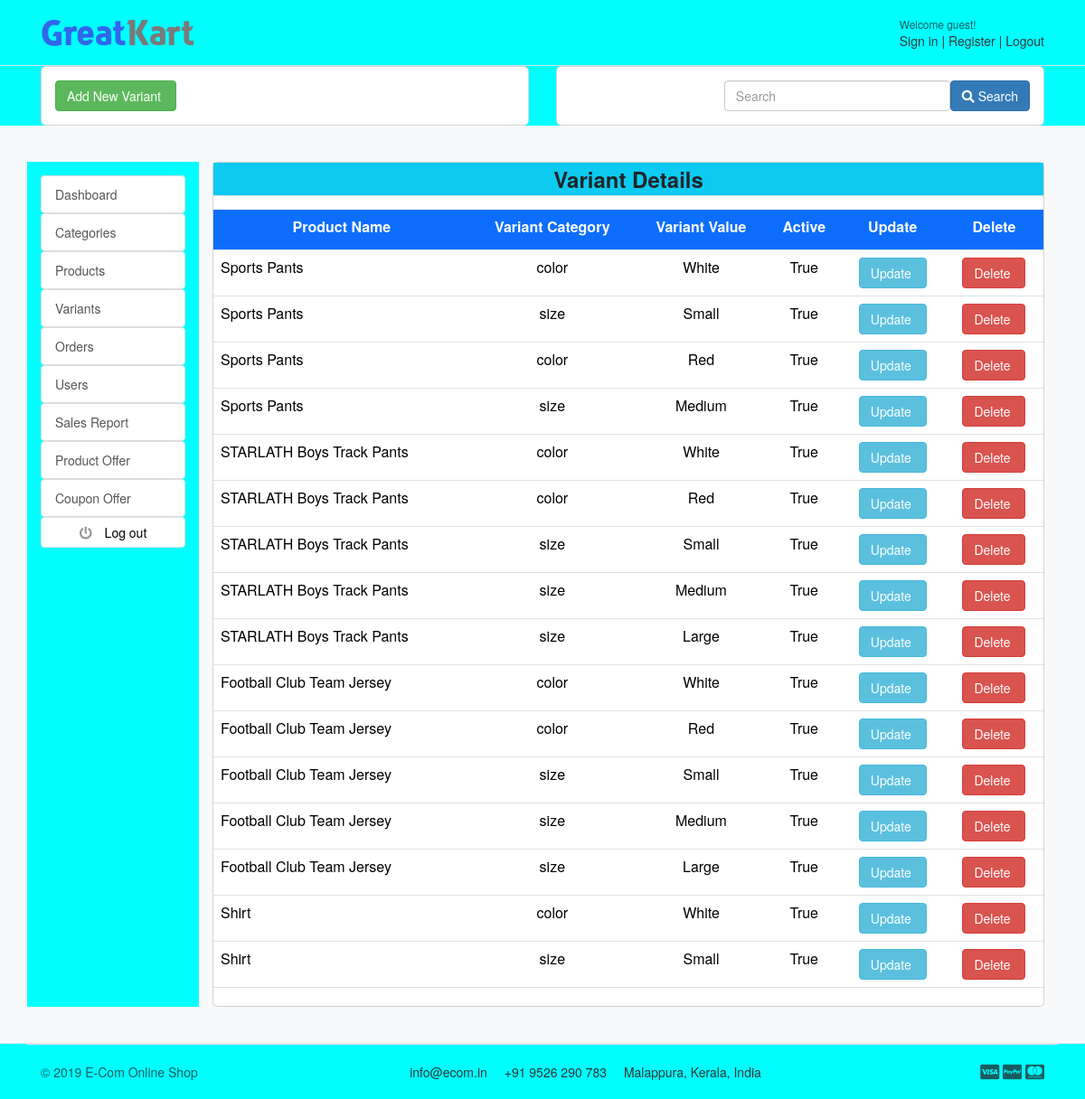
Before: /accounts/variant_list with the older database file.
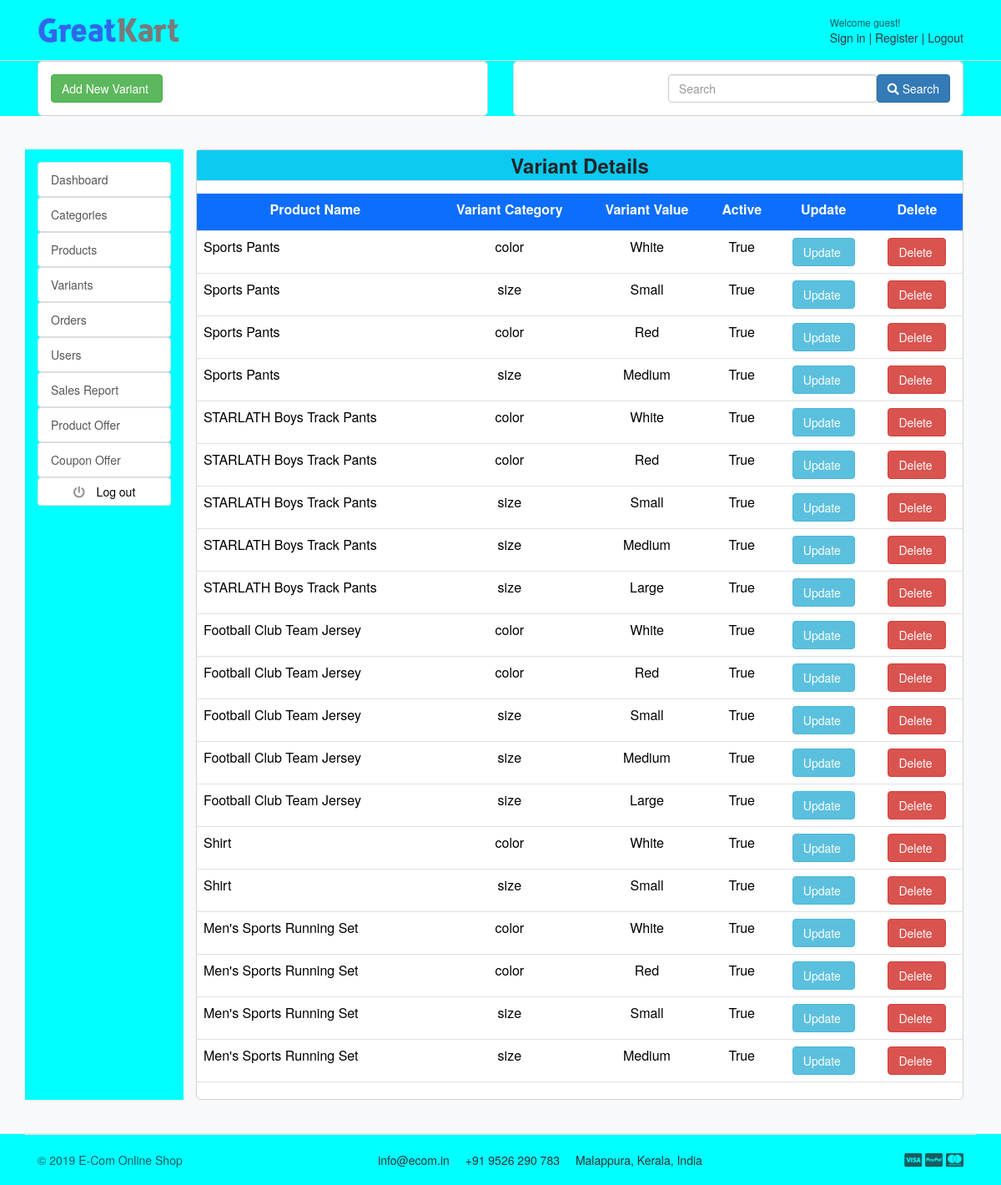
After: the same page with the newer database file.
### store/models.py (models this page shows, shortened)
class Variant(models.Model):
    product = models.ForeignKey(Product, on_delete=models.CASCADE)
    variant_category = models.CharField(max_length=100, choices=variant_category_choice)
    variant_value = models.CharField(max_length=100)
    is_active = models.BooleanField(default=True)
    created_on = models.DateTimeField(auto_now=True)
    objects = VariantManager()

class Product(models.Model):
    product_name = models.CharField(max_length=200, unique=True)
    slug = models.SlugField(max_length=200, unique=True)
    description = models.TextField(max_length=500, blank=True)
    price = models.PositiveIntegerField(
        validators=[MinValueValidator(1)],
        help_text="Enter a number greater than zero")
    product_image = models.ImageField(upload_to='photos/products')
    stock = models.PositiveIntegerField(
        validators=[MinValueValidator(1)],
        help_text="Enter a number greater than zero")
    is_available = models.BooleanField(default=True)
    category = models.ForeignKey(Category, on_delete=models.CASCADE)
    created_date = models.DateTimeField(auto_now_add=True)
    modified_date = models.DateTimeField(auto_now=True)
    offer_percentage = models.PositiveIntegerField(default=0, blank=True, null=True)
    offer_price = models.PositiveIntegerField(default=0, blank=True, null=True)
    def __str__(self):
        return self.product_name

### accounts/views.py (the view)
# urls.py: path('variant_list', views.variant_list, name="variant_list"),
def variant_list(request):
    variant_list = Variant.objects.all()
    return render(request, 'admin/variant_list.html', {'variant_list': variant_list})

### carts/context_processors.py (called while the page is built)
def counter(request):
    cart_count = 0
    if 'admin' in request.path:
        return {}
    else:
        try:
            cart = Cart.objects.filter(cart_id = _cart_id(request))
            if request.user.is_authenticated:
                cart_items = CartItem.objects.all().filter(user=request.user)
            else:
                cart_items = CartItem.objects.all().filter(cart=cart[:1])
            for cart_item in cart_items:
                cart_count += cart_item.quantity
        except Cart.DoesNotExist:
            cart_count = 0
    return dict(cart_count=cart_count)

### carts/views.py (called while the page is built)
def _cart_id(request):
    cart = request.session.session_key
    if not cart:
        cart = request.session.create()
    return cart

### category/context_processors.py (called while the page is built)
def menu_links(request):
    links = Category.objects.all()
    return dict(links=links)

### templates/admin/variant_list.html (shortened to what the changed rows need)
{% extends 'admin/base_admin.html' %}
{% block content %}
<section class="section-conten padding-y bg">
    <div class="container">
        <div class="row">
            <main class="col-md-10">
                <article class="card">
                    <div class="table-responsive">
                        <table class="table table-hover">
                            <thead>
                            <tr>
                                <td class="table-heading text-center font-weight-bold bg-primary text-white border-bottom mb-3">
                                    <label>Product Name</label>
                                </td>
                                <td class="table-heading text-center font-weight-bold bg-primary text-white border-bottom mb-3">
                                    <label>Variant Category</label>
                                </td>
                                <td class="table-heading text-center font-weight-bold bg-primary text-white border-bottom mb-3">
                                    <label>Variant Value</label>
                                </td>
                                <td class="table-heading text-center font-weight-bold bg-primary text-white border-bottom mb-3">
                                    <label>Active</label>
                                </td>
                                <td class="table-heading text-center font-weight-bold bg-primary text-white border-bottom mb-3">
                                    <label>Update</label>
                                </td>
                                <td class="table-heading text-center font-weight-bold bg-primary text-white border-bottom mb-3">
                                    <label>Delete</label>
                                </td>
                            </tr>
                            </thead>
                            {% for variant in variant_list %}
                            <tr>
                                <td>
                                    <p class="title mb-0"> {{ variant.product }} </p>
                                </td>
                                <td class="text-center">
                                    <p class="title mb-0"> {{ variant.variant_category }} </p>
                                </td>
                                <td class="text-center">
                                    <p class="title mb-0"> {{ variant.variant_value }} </p>
                                </td>
                                <td class="text-center">
                                    <p class="title mb-0"> {{ variant.is_active }} </p>
                                </td>
                                <td class="text-center">
                                    <a href="{% url 'variant_update' variant.id %}" class="btn btn-info"> Update </a>
                                </td>
                                <td class="text-center">
                                    <a href="{% url 'variant_delete' variant.id %}" class="btn btn-danger"
                                       onclick="return confirm('Are you sure you want to delete this Category?')">
                                        Delete </a>
                                </td>
                            </tr>
                            {% endfor %}
                        </table>
                    </div>
                </article>
            </main>
        </div>
    </div>
</section>
{% endblock%}

Changed rows visible on the page:
added Variant: product "Men's Sports Running Set", variant_category "color", variant_value "White", is_active "True"
added Variant: product "Men's Sports Running Set", variant_category "color", variant_value "Red", is_active "True"
added Variant: product "Men's Sports Running Set", variant_category "size", variant_value "Small", is_active "True"
added Variant: product "Men's Sports Running Set", variant_category "size", variant_value "Medium", is_active "True"
